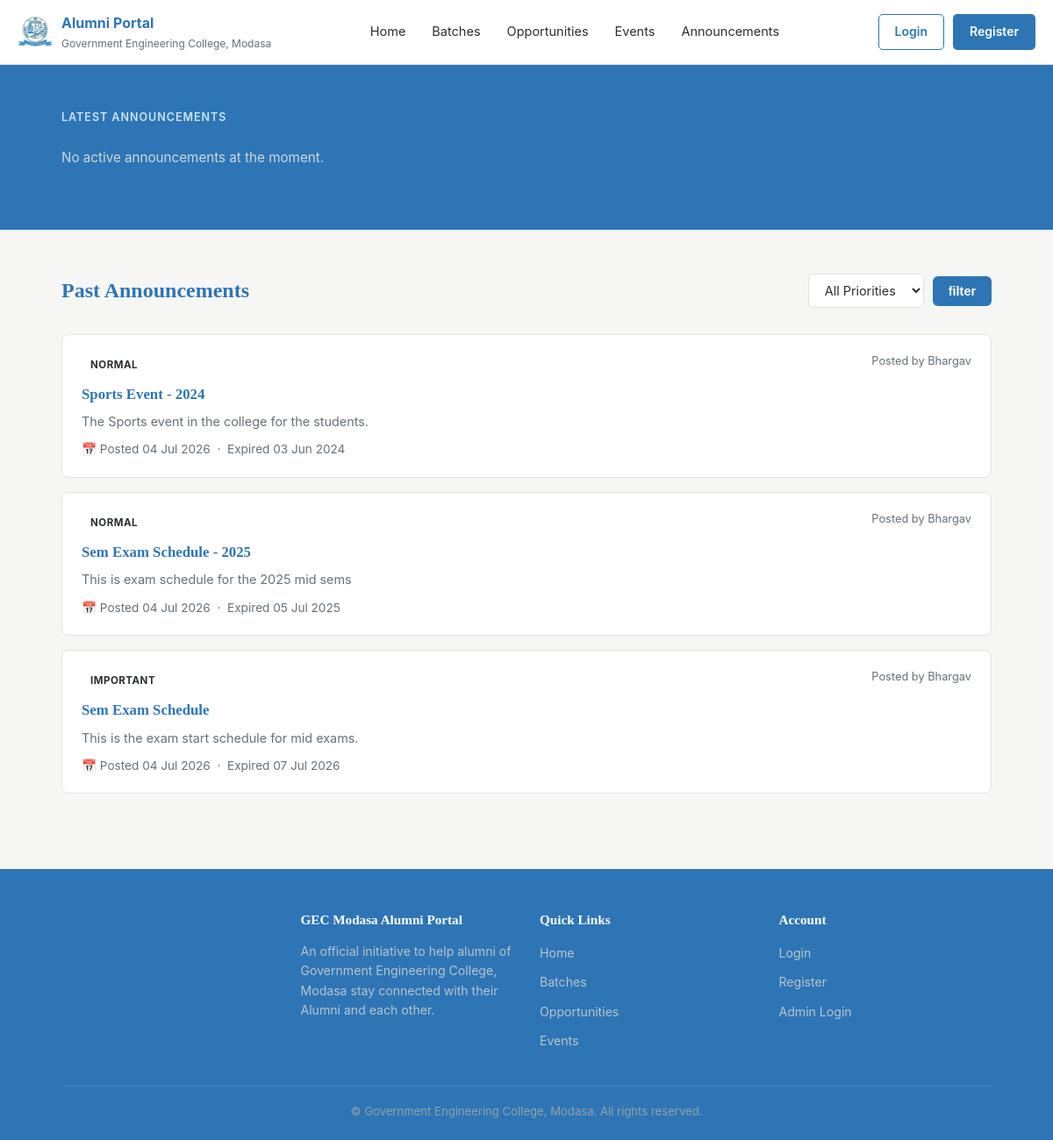
The app's page /alumni/show_announcements.php, older data.
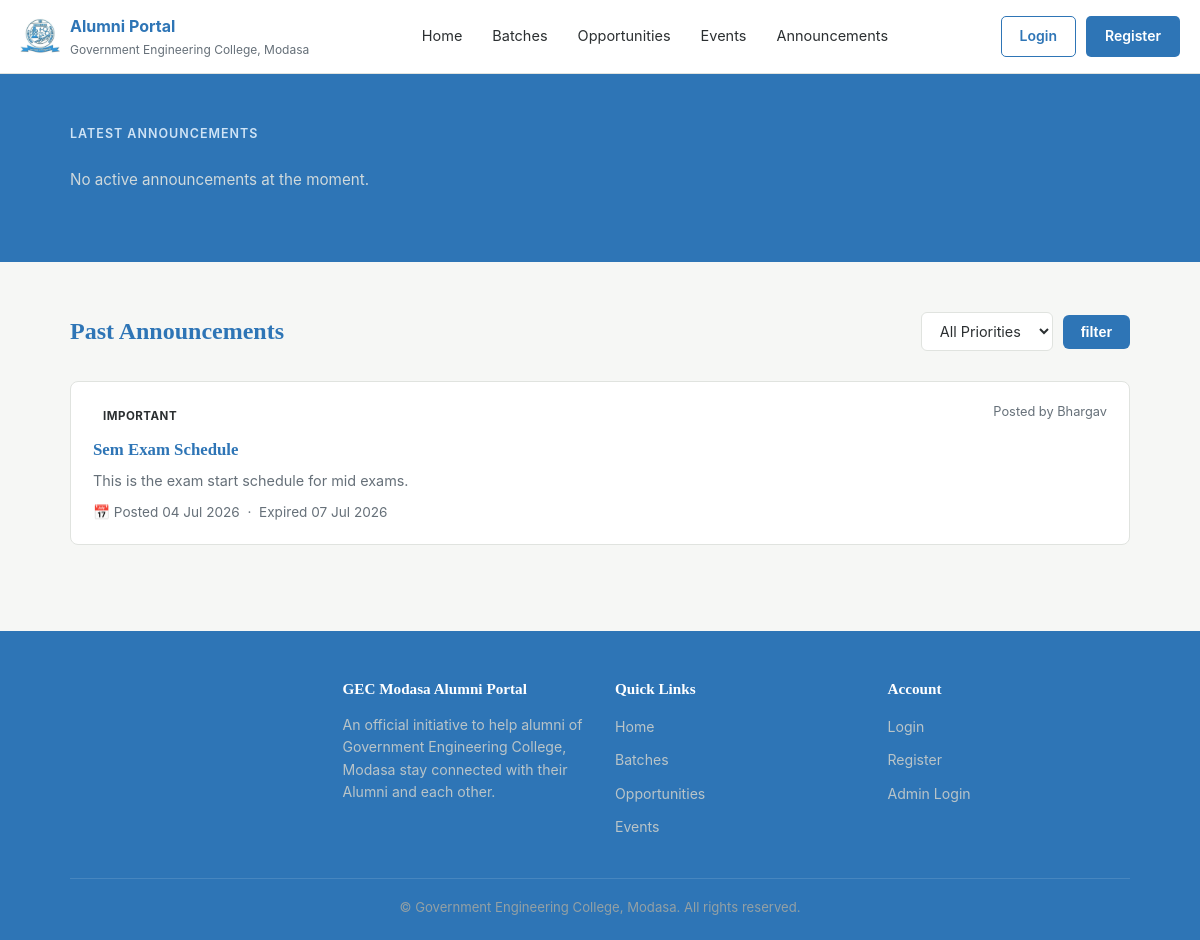
The same page, newer data.
### tables this page shows
CREATE TABLE `announcement_master` (
  `anno_id` int(11) NOT NULL,
  `anno_title` varchar(255) NOT NULL,
  `anno_desc` varchar(255) NOT NULL,
  `anno_type` enum('Normal','Important','Urgent','') NOT NULL DEFAULT 'Normal',
  `anno_show_until` date NOT NULL,
  `anno_additional_links` varchar(255) DEFAULT NULL,
  `created_by` int(11) NOT NULL,
  `created_at` timestamp NOT NULL DEFAULT current_timestamp(),
  `updated_at` timestamp NOT NULL DEFAULT current_timestamp() ON UPDATE current_timestamp()
);

CREATE TABLE `adminmaster` (
  `admin_id` int(11) NOT NULL,
  `admin_name` varchar(255) NOT NULL,
  `admin_email` varchar(255) NOT NULL,
  `password` varchar(255) NOT NULL,
  `created_At` datetime NOT NULL DEFAULT current_timestamp(),
  `update_at` timestamp NOT NULL DEFAULT current_timestamp() ON UPDATE current_timestamp()
);

### alumni/show_announcements.php (the view, shortened to what this page needs)
<?php
require '../utills/db_conn.php';
include "./alumni_favicon.php";
$sql = "SELECT a.anno_id, a.anno_title, a.anno_desc, a.anno_type,
               a.anno_show_until, a.anno_additional_links, a.created_at,
               ad.admin_name AS admin_name
        FROM announcement_master a
        JOIN adminmaster ad ON a.created_by = ad.admin_id
        ORDER BY a.created_at DESC";
$result = mysqli_query($conn, $sql);
$today = date('Y-m-d');
$latestAnnouncements = [];
$pastAnnouncements = [];
$filterPriority = null;
while ($row = mysqli_fetch_assoc($result)) {
    if (empty($row['anno_show_until']) || $row['anno_show_until'] >= $today) {
        $latestAnnouncements[] = $row;
    } else {
        if ($filterPriority === null || $row['anno_type'] === $filterPriority) {
            $pastAnnouncements[] = $row;
        }
    }
}
?>
<!DOCTYPE html>
<html lang="en">
<head>
</head>
<body>
    <?php include "./navbar.php"  ?>
    <section class="latest-banner">
        <div class="container">
            <div class="label">Latest Announcements</div>
            <?php if (count($latestAnnouncements) > 0): ?>
                <?php foreach ($latestAnnouncements as $anno): ?>
                    <div class="latest-card">
                        <span class="badge badge-<?= htmlspecialchars($anno['anno_type']) ?>"><?= htmlspecialchars($anno['anno_type']) ?></span>
                        <h2><?= htmlspecialchars($anno['anno_title']) ?></h2>
                        <?php if (!empty($anno['anno_desc'])): ?>
                            <p class="desc"><?= htmlspecialchars($anno['anno_desc']) ?></p>
                        <?php endif; ?>
                        <div class="latest-meta">
                            <span><strong>Posted On</strong><?= date('d M Y', strtotime($anno['created_at'])) ?></span>
                            <?php if (!empty($anno['anno_show_until'])): ?>
                                <span><strong>Visible Until</strong><?= date('d M Y', strtotime($anno['anno_show_until'])) ?></span>
                            <?php endif; ?>
                            <span><strong>Posted By</strong><?= htmlspecialchars($anno['admin_name']) ?></span>
                        </div>
                        <?php if (!empty($anno['anno_additional_links'])): ?>
                            <a href="<?= htmlspecialchars($anno['anno_additional_links']) ?>" class="link-btn" target="_blank" rel="noopener">View Attachment</a>
                        <?php endif; ?>
                    </div>
                <?php endforeach; ?>
            <?php else: ?>
                <p class="no-announcements">No active announcements at the moment.</p>
            <?php endif; ?>
        </div>
    </section>
    <section class="past-section">
        <div class="container">
            <div class="past-header">
                <h2>Past Announcements</h2>
                <form method="GET" action="">
                    <select id="priorityFilter" name="priority">
                        <option value="all">All Priorities</option>
                    </select>
                    <button type="submit">
                        filter
                    </button>
                </form>
            </div>
            <?php if (count($pastAnnouncements) > 0): ?>
                <?php foreach ($pastAnnouncements as $anno): ?>
                    <div class="announcement-card" data-priority="<?= htmlspecialchars($anno['anno_type']) ?>">
                        <div class="info">
                            <span class="badge-light <?= htmlspecialchars($anno['anno_type']) ?>"><?= htmlspecialchars($anno['anno_type']) ?></span>
                            <h3><?= htmlspecialchars($anno['anno_title']) ?></h3>
                            <?php if (!empty($anno['anno_desc'])): ?>
                                <p class="desc"><?= htmlspecialchars($anno['anno_desc']) ?></p>
                            <?php endif; ?>
                            <div class="meta">
                                &#128197; Posted <?= date('d M Y', strtotime($anno['created_at'])) ?>
                                <?php if (!empty($anno['anno_show_until'])): ?>
                                    &nbsp;&middot;&nbsp; Expired <?= date('d M Y', strtotime($anno['anno_show_until'])) ?>
                                <?php endif; ?>
                            </div>
                        </div>
                        <div class="posted-by">Posted by <?= htmlspecialchars($anno['admin_name']) ?></div>
                    </div>
                <?php endforeach; ?>
            <?php else: ?>
                <div class="empty-state">No past announcements to show yet.</div>
            <?php endif; ?>
        </div>
    </section>
    <?php include "./footer.php" ?>
</body>
</html>

### alumni/alumni_favicon.php (shortened to what this page needs)
<!DOCTYPE html>
<html lang="en">
<head>
</head>
<body>
</body>
</html>

### alumni/navbar.php (shortened to what this page needs)
<?php
$alumni_id = $_SESSION["alumni_id"] ?? null;
?>
<!DOCTYPE html>
<html lang="en">
<head>
</head>
<body>
    <header>
        <div class="navbar">
            <a href="#home" class="brand">
                <span class="brand-badge">
                    <img src="../assets/gec_modasa_log.jpg" alt="gec modasa">
                </span>
                <span class="brand-text">
                    <strong>Alumni Portal</strong>
                    <span>Government Engineering College, Modasa</span>
                </span>
            </a>
            <nav class="main-nav" id="mainNav">
                <a href="./landing.php">Home</a>
                <a href="./show_batches.php">Batches</a>
                <a href="#opportunities">Opportunities</a>
                <a href="./show_events.php">Events</a>
                <a href="./show_announcements.php">Announcements</a>
            </nav>
            <div class="auth-links" id="authLinks">
                <?php if ($alumni_id && isset($alumni_id)): ?>
                    <a href="./alumni_dashboard.php" class="btn btn-outline">Profile</a>
                    <a href="../logout.php" class="btn btn-outline">Logout</a>
                <?php else: ?>
                    <a href="../login.php" class="btn btn-outline">Login</a>
                    <a href="./alumni_register.php" class="btn btn-solid">Register</a>
                <?php endif; ?>
            </div>
        </div>
    </header>
</body>
</html>

### alumni/footer.php (shortened to what this page needs)
<?php
$alumni_id = $_SESSION["alumni_id"] ?? null;
?>
<!DOCTYPE html>
<html lang="en">
<head>
</head>
<body>
    <footer>
        <div class="container">
            <div class="footer-grid">
                <div>
                </div>
                <div class="footer-about">
                    <h4>GEC Modasa Alumni Portal</h4>
                    <p>An official initiative to help alumni of Government Engineering College, Modasa stay connected with their Alumni and each other.</p>
                </div>
                <div>
                    <h4>Quick Links</h4>
                    <ul>
                        <li><a href="#home">Home</a></li>
                        <li><a href="#directory">Batches</a></li>
                        <li><a href="#opportunities">Opportunities</a></li>
                        <li><a href="#events">Events</a></li>
                    </ul>
                </div>
                <div>
                    <h4>Account</h4>
                    <ul>
                        <?php if ($alumni_id && isset($alumni_id)): ?>
                            <li><a href="./alumni_dashboard.php">Profile</a></li>
                            <li><a href="../logout.php">Logout</a></li>
                        <?php else: ?>
                            <li><a href="../login.php">Login</a></li>
                            <li><a href="./alumni_register.php">Register</a></li>
                        <?php endif; ?>
                        <li><a href="../admin/admin_login.php">Admin Login</a></li>
                    </ul>
                </div>
            </div>
            <div class="footer-bottom">
                &copy; <span id="year"></span> Government Engineering College, Modasa. All rights reserved.
            </div>
        </div>
    </footer>
</body>
</html>

### alumni/show_announcements.php (style rules this page uses)
:root { --navy: #2E75B6; --navy-dark: #1F5A94; --teal: #2E75B6; --teal-dark: #1F5A94; --bg: #ffffff; --card-bg: #ffffff; --text: #2b2f31; --muted: #667079; --border: #e0e3df; }
* { box-sizing: border-box; margin: 0; padding: 0; }
body { font-family: "Poppins", sans-serif; background: var(--bg); color: var(--text); line-height: 1.6; }
h1, h2, h3 { color: var(--navy); }
.container { max-width: 1000px; margin: 0 auto; padding: 0 20px; }
.latest-banner { background: linear-gradient(160deg, var(--navy) 0%, var(--navy-dark) 100%); color: #fff; padding: 50px 20px 60px; }
.latest-banner .label { text-transform: uppercase; letter-spacing: 1px; font-size: 12.5px; color: #cfe3f5; font-weight: 600; margin-bottom: 14px; }
.no-announcements { color: #cfd9dc; font-size: 0.95rem; padding: 10px 0; }
.past-section { padding: 50px 20px 70px; }
.past-header { display: flex; justify-content: space-between; align-items: center; flex-wrap: wrap; gap: 16px; margin-bottom: 30px; }
.past-header h2 { font-size: 1.5rem; }
.past-header form { display: flex; gap: 10px; align-items: center; }
select#priorityFilter { padding: 9px 14px; border: 1px solid var(--border); border-radius: 6px; background: #fff; color: var(--text); font-size: 0.9rem; font-family: inherit; }
.past-header button[type="submit"] { padding: 9px 18px; border: none; border-radius: 6px; background: var(--teal); color: #fff; font-size: 0.9rem; font-weight: 600; cursor: pointer; transition: background 0.15s ease; }
.announcement-card { background: var(--card-bg); border: 1px solid var(--border); border-radius: 8px; padding: 20px 22px; margin-bottom: 16px; display: flex; justify-content: space-between; gap: 20px; flex-wrap: wrap; }
.announcement-card .info h3 { font-size: 1.05rem; margin-bottom: 6px; }
.announcement-card .info p.desc { color: var(--muted); font-size: 0.9rem; margin-bottom: 10px; }
.announcement-card .badge-light { display: inline-block; font-size: 0.72rem; font-weight: 700; text-transform: uppercase; letter-spacing: 0.5px; padding: 3px 10px; border-radius: 20px; margin-bottom: 8px; }
.announcement-card .info .meta { font-size: 0.85rem; color: var(--muted); }
.announcement-card .posted-by { font-size: 0.8rem; color: var(--muted); white-space: nowrap; align-self: flex-start; }

Row changes from the older to the newer data that the page shows:
removed announcement_master: anno_type "NORMAL", anno_title "Sports Event - 2024", anno_desc "The Sports event in the college for the students.", created_at "04 Jul 2026", anno_show_until "03 Jun 2024", created_by.admin_name "Bhargav"
removed announcement_master: anno_type "NORMAL", anno_title "Sem Exam Schedule - 2025", anno_desc "This is exam schedule for the 2025 mid sems", created_at "04 Jul 2026", anno_show_until "05 Jul 2025", created_by.admin_name "Bhargav"
